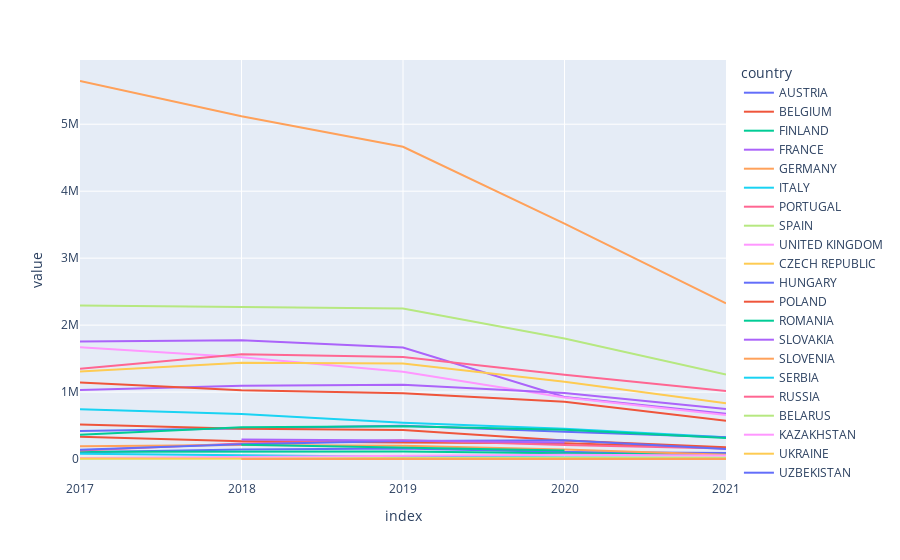

The notebook cell saved with this chart:
### Code cell
px.line(europe_countries_pdf)

### Figure 1 — Plotly figure (JSON) as saved in the notebook; plotly's stock layout.template omitted (floating-point values rounded to 4 significant figures)
{"data": [{"hovertemplate": "country=AUSTRIA<br>index=%{x}<br>value=%{y}<extra></extra>", "legendgroup": "AUSTRIA", "line": {"color": "#636efa", "dash": "solid"}, "marker": {"symbol": "circle"}, "mode": "lines", "name": "AUSTRIA", "orientation": "v", "showlegend": true, "type": "scatter", "x": ["2017", "2018", "2019", "2020", "2021"], "xaxis": "x", "y": [100398, 144500, 158400, 104543, 92000], "yaxis": "y"}, {"hovertemplate": "country=BELGIUM<br>index=%{x}<br>value=%{y}<extra></extra>", "legendgroup": "BELGIUM", "line": {"color": "#EF553B", "dash": "solid"}, "marker": {"symbol": "circle"}, "mode": "lines", "name": "BELGIUM", "orientation": "v", "showlegend": true, "type": "scatter", "x": ["2017", "2018", "2019", "2020", "2021"], "xaxis": "x", "y": [332979, 265958, 247020, 237057, 161145], "yaxis": "y"}, {"hovertemplate": "country=FINLAND<br>index=%{x}<br>value=%{y}<extra></extra>", "legendgroup": "FINLAND", "line": {"color": "#00cc96", "dash": "solid"}, "marker": {"symbol": "circle"}, "mode": "lines", "name": "FINLAND", "orientation": "v", "showlegend": true, "type": "scatter", "x": ["2017", "2018", "2019", "2020", "2021"], "xaxis": "x", "y": [108838, 112000, 114785, 86270, 64968], "yaxis": "y"}, {"hovertemplate": "country=FRANCE<br>index=%{x}<br>value=%{y}<extra></extra>", "legendgroup": "FRANCE", "line": {"color": "#ab63fa", "dash": "solid"}, "marker": {"symbol": "circle"}, "mode": "lines", "name": "FRANCE", "orientation": "v", "showlegend": true, "type": "scatter", "x": ["2017", "2018", "2019", "2020", "2021"], "xaxis": "x", "y": [1754000, 1772641, 1665787, 927718, 676113], "yaxis": "y"}, {"hovertemplate": "country=GERMANY<br>index=%{x}<br>value=%{y}<extra></extra>", "legendgroup": "GERMANY", "line": {"color": "#FFA15A", "dash": "solid"}, "marker": {"symbol": "circle"}, "mode": "lines", "name": "GERMANY", "orientation": "v", "showlegend": true, "type": "scatter", "x": ["2017", "2018", "2019", "2020", "2021"], "xaxis": "x", "y": [5645584, 5120409, 4663749, 3515372, 2326506], "yaxis": "y"}, {"hovertemplate": "country=ITALY<br>index=%{x}<br>value=%{y}<extra></extra>", "legendgroup": "ITALY", "line": {"color": "#19d3f3", "dash": "solid"}, "marker": {"symbol": "circle"}, "mode": "lines", "name": "ITALY", "orientation": "v", "showlegend": true, "type": "scatter", "x": ["2017", "2018", "2019", "2020", "2021"], "xaxis": "x", "y": [742642, 673196, 542472, 451826, 324643], "yaxis": "y"}, {"hovertemplate": "country=PORTUGAL<br>index=%{x}<br>value=%{y}<extra></extra>", "legendgroup": "PORTUGAL", "line": {"color": "#FF6692", "dash": "solid"}, "marker": {"symbol": "circle"}, "mode": "lines", "name": "PORTUGAL", "orientation": "v", "showlegend": true, "type": "scatter", "x": ["2017", "2018", "2019", "2020", "2021"], "xaxis": "x", "y": [126426, 234151, 282142, 211281, 158729], "yaxis": "y"}, {"hovertemplate": "country=SPAIN<br>index=%{x}<br>value=%{y}<extra></extra>", "legendgroup": "SPAIN", "line": {"color": "#B6E880", "dash": "solid"}, "marker": {"symbol": "circle"}, "mode": "lines", "name": "SPAIN", "orientation": "v", "showlegend": true, "type": "scatter", "x": ["2017", "2018", "2019", "2020", "2021"], "xaxis": "x", "y": [2291474, 2267396, 2248291, 1800664, 1264277], "yaxis": "y"}, {"hovertemplate": "country=UNITED KINGDOM<br>index=%{x}<br>value=%{y}<extra></extra>", "legendgroup": "UNITED KINGDOM", "line": {"color": "#FF97FF", "dash": "solid"}, "marker": {"symbol": "circle"}, "mode": "lines", "name": "UNITED KINGDOM", "orientation": "v", "showlegend": true, "type": "scatter", "x": ["2017", "2018", "2019", "2020", "2021"], "xaxis": "x", "y": [1671166, 1519440, 1303135, 920928, 656776], "yaxis": "y"}, {"hovertemplate": "country=CZECH REPUBLIC<br>index=%{x}<br>value=%{y}<extra></extra>", "legendgroup": "CZECH REPUBLIC", "line": {"color": "#FECB52", "dash": "solid"}, "marker": {"symbol": "circle"}, "mode": "lines", "name": "CZECH REPUBLIC", "orientation": "v", "showlegend": true, "type": "scatter", "x": ["2017", "2018", "2019", "2020", "2021"], "xaxis": "x", "y": [1305865, 1437396, 1427563, 1152901, 831653], "yaxis": "y"}, {"hovertemplate": "country=HUNGARY<br>index=%{x}<br>value=%{y}<extra></extra>", "legendgroup": "HUNGARY", "line": {"color": "#636efa", "dash": "solid"}, "marker": {"symbol": "circle"}, "mode": "lines", "name": "HUNGARY", "orientation": "v", "showlegend": true, "type": "scatter", "x": ["2017", "2018", "2019", "2020", "2021"], "xaxis": "x", "y": [418434, 463000, 498158, 406496, 325149], "yaxis": "y"}, {"hovertemplate": "country=POLAND<br>index=%{x}<br>value=%{y}<extra></extra>", "legendgroup": "POLAND", "line": {"color": "#EF553B", "dash": "solid"}, "marker": {"symbol": "circle"}, "mode": "lines", "name": "POLAND", "orientation": "v", "showlegend": true, "type": "scatter", "x": ["2017", "2018", "2019", "2020", "2021"], "xaxis": "x", "y": [514700, 451600, 434700, 278900, 176500], "yaxis": "y"}, {"hovertemplate": "country=ROMANIA<br>index=%{x}<br>value=%{y}<extra></extra>", "legendgroup": "ROMANIA", "line": {"color": "#00cc96", "dash": "solid"}, "marker": {"symbol": "circle"}, "mode": "lines", "name": "ROMANIA", "orientation": "v", "showlegend": true, "type": "scatter", "x": ["2017", "2018", "2019", "2020", "2021"], "xaxis": "x", "y": [363654, 476769, 490412, 438107, 315115], "yaxis": "y"}, {"hovertemplate": "country=SLOVAKIA<br>index=%{x}<br>value=%{y}<extra></extra>", "legendgroup": "SLOVAKIA", "line": {"color": "#ab63fa", "dash": "solid"}, "marker": {"symbol": "circle"}, "mode": "lines", "name": "SLOVAKIA", "orientation": "v", "showlegend": true, "type": "scatter", "x": ["2017", "2018", "2019", "2020", "2021"], "xaxis": "x", "y": [1032445, 1093215, 1107902, 985000, 747682], "yaxis": "y"}, {"hovertemplate": "country=SLOVENIA<br>index=%{x}<br>value=%{y}<extra></extra>", "legendgroup": "SLOVENIA", "line": {"color": "#FFA15A", "dash": "solid"}, "marker": {"symbol": "circle"}, "mode": "lines", "name": "SLOVENIA", "orientation": "v", "showlegend": true, "type": "scatter", "x": ["2017", "2018", "2019", "2020", "2021"], "xaxis": "x", "y": [189852, 209378, 199114, 141714, 65922], "yaxis": "y"}, {"hovertemplate": "country=SERBIA<br>index=%{x}<br>value=%{y}<extra></extra>", "legendgroup": "SERBIA", "line": {"color": "#19d3f3", "dash": "solid"}, "marker": {"symbol": "circle"}, "mode": "lines", "name": "SERBIA", "orientation": "v", "showlegend": true, "type": "scatter", "x": ["2017", "2018", "2019", "2020", "2021"], "xaxis": "x", "y": [79000, 56303, 34985, 23272, 16413], "yaxis": "y"}, {"hovertemplate": "country=RUSSIA<br>index=%{x}<br>value=%{y}<extra></extra>", "legendgroup": "RUSSIA", "line": {"color": "#FF6692", "dash": "solid"}, "marker": {"symbol": "circle"}, "mode": "lines", "name": "RUSSIA", "orientation": "v", "showlegend": true, "type": "scatter", "x": ["2017", "2018", "2019", "2020", "2021"], "xaxis": "x", "y": [1349017, 1563747, 1523607, 1260517, 1014817], "yaxis": "y"}, {"hovertemplate": "country=BELARUS<br>index=%{x}<br>value=%{y}<extra></extra>", "legendgroup": "BELARUS", "line": {"color": "#B6E880", "dash": "solid"}, "marker": {"symbol": "circle"}, "mode": "lines", "name": "BELARUS", "orientation": "v", "showlegend": true, "type": "scatter", "x": ["2017", "2018", "2019", "2020", "2021"], "xaxis": "x", "y": [3580, 10941, 20427, 21295, 21633], "yaxis": "y"}, {"hovertemplate": "country=KAZAKHSTAN<br>index=%{x}<br>value=%{y}<extra></extra>", "legendgroup": "KAZAKHSTAN", "line": {"color": "#FF97FF", "dash": "solid"}, "marker": {"symbol": "circle"}, "mode": "lines", "name": "KAZAKHSTAN", "orientation": "v", "showlegend": true, "type": "scatter", "x": ["2017", "2018", "2019", "2020", "2021"], "xaxis": "x", "y": [16789, 30016, 44077, 64790, 55016], "yaxis": "y"}, {"hovertemplate": "country=UKRAINE<br>index=%{x}<br>value=%{y}<extra></extra>", "legendgroup": "UKRAINE", "line": {"color": "#FECB52", "dash": "solid"}, "marker": {"symbol": "circle"}, "mode": "lines", "name": "UKRAINE", "orientation": "v", "showlegend": true, "type": "scatter", "x": ["2017", "2018", "2019", "2020", "2021"], "xaxis": "x", "y": [7296, 5660, 6254, 4202, 6135], "yaxis": "y"}, {"hovertemplate": "country=UZBEKISTAN<br>index=%{x}<br>value=%{y}<extra></extra>", "legendgroup": "UZBEKISTAN", "line": {"color": "#636efa", "dash": "solid"}, "marker": {"symbol": "circle"}, "mode": "lines", "name": "UZBEKISTAN", "orientation": "v", "showlegend": true, "type": "scatter", "x": ["2017", "2018", "2019", "2020", "2021"], "xaxis": "x", "y": [140247, 220667, 271113, 280080, 150183], "yaxis": "y"}, {"hovertemplate": "country=TURKEY<br>index=%{x}<br>value=%{y}<extra></extra>", "legendgroup": "TURKEY", "line": {"color": "#EF553B", "dash": "solid"}, "marker": {"symbol": "circle"}, "mode": "lines", "name": "TURKEY", "orientation": "v", "showlegend": true, "type": "scatter", "x": ["2017", "2018", "2019", "2020", "2021"], "xaxis": "x", "y": [1142906, 1026571, 982642, 855043, 571108], "yaxis": "y"}, {"hovertemplate": "country=NETHERLANDS<br>index=%{x}<br>value=%{y}<extra></extra>", "legendgroup": "NETHERLANDS", "line": {"color": "#00cc96", "dash": "solid"}, "marker": {"symbol": "circle"}, "mode": "lines", "name": "NETHERLANDS", "orientation": "v", "showlegend": true, "type": "scatter", "x": ["2017", "2018", "2019", "2020", "2021"], "xaxis": "x", "y": [null, 214000, 176113, 127058, null], "yaxis": "y"}, {"hovertemplate": "country=SWEDEN<br>index=%{x}<br>value=%{y}<extra></extra>", "legendgroup": "SWEDEN", "line": {"color": "#ab63fa", "dash": "solid"}, "marker": {"symbol": "circle"}, "mode": "lines", "name": "SWEDEN", "orientation": "v", "showlegend": true, "type": "scatter", "x": ["2017", "2018", "2019", "2020", "2021"], "xaxis": "x", "y": [null, 291000, 279000, 249000, null], "yaxis": "y"}, {"hovertemplate": "country=AZERBAIJAN<br>index=%{x}<br>value=%{y}<extra></extra>", "legendgroup": "AZERBAIJAN", "line": {"color": "#FFA15A", "dash": "solid"}, "marker": {"symbol": "circle"}, "mode": "lines", "name": "AZERBAIJAN", "orientation": "v", "showlegend": true, "type": "scatter", "x": ["2017", "2018", "2019", "2020", "2021"], "xaxis": "x", "y": [null, 969, 2360, 1949, 1516], "yaxis": "y"}], "layout": {"legend": {"title": {"text": "country"}, "tracegroupgap": 0}, "margin": {"t": 60}, "xaxis": {"anchor": "y", "domain": [0, 1], "title": {"text": "index"}}, "yaxis": {"anchor": "x", "domain": [0, 1], "title": {"text": "value"}}}}
